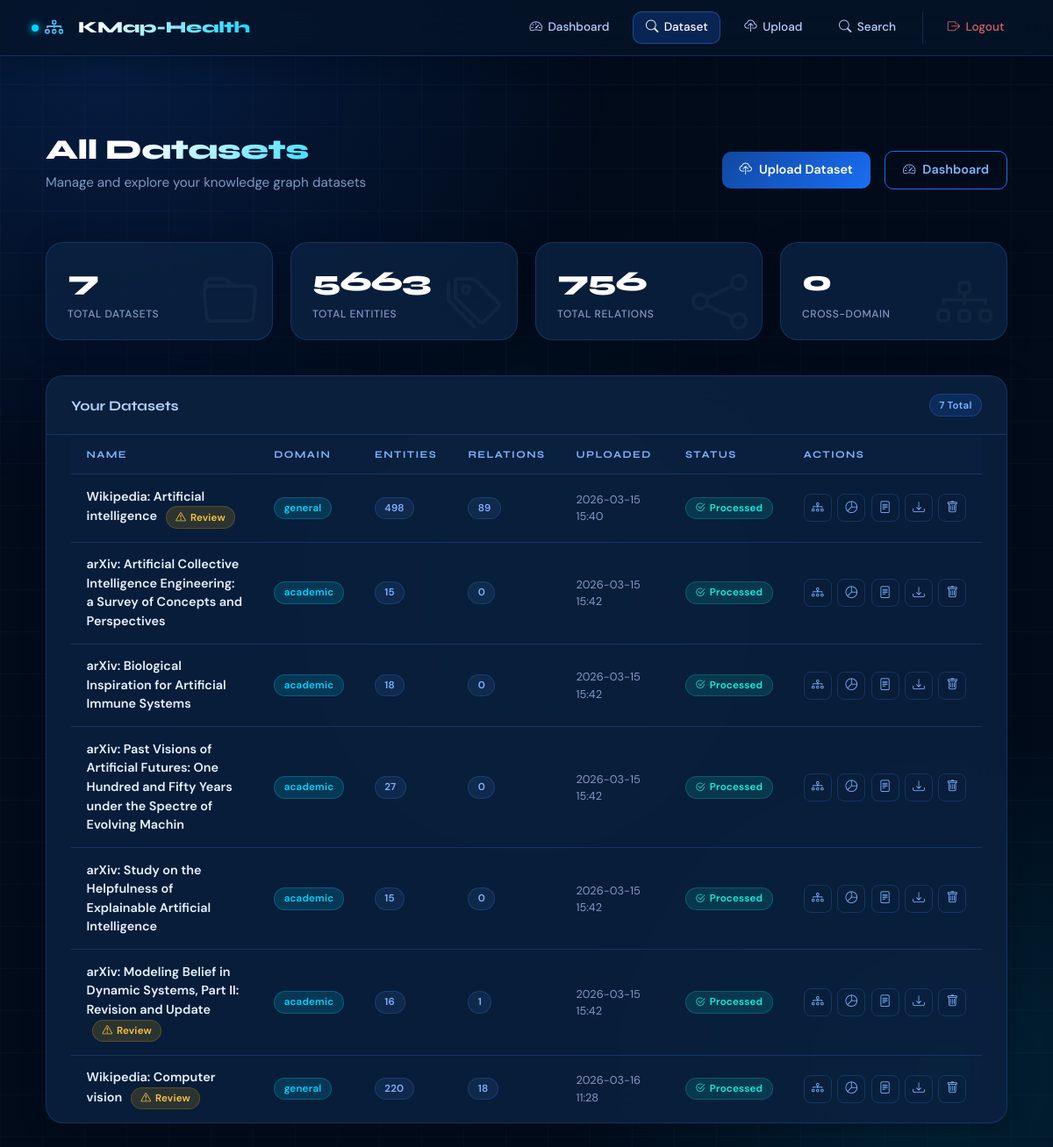
The page /datasets (signed in) on the database as committed earlier.
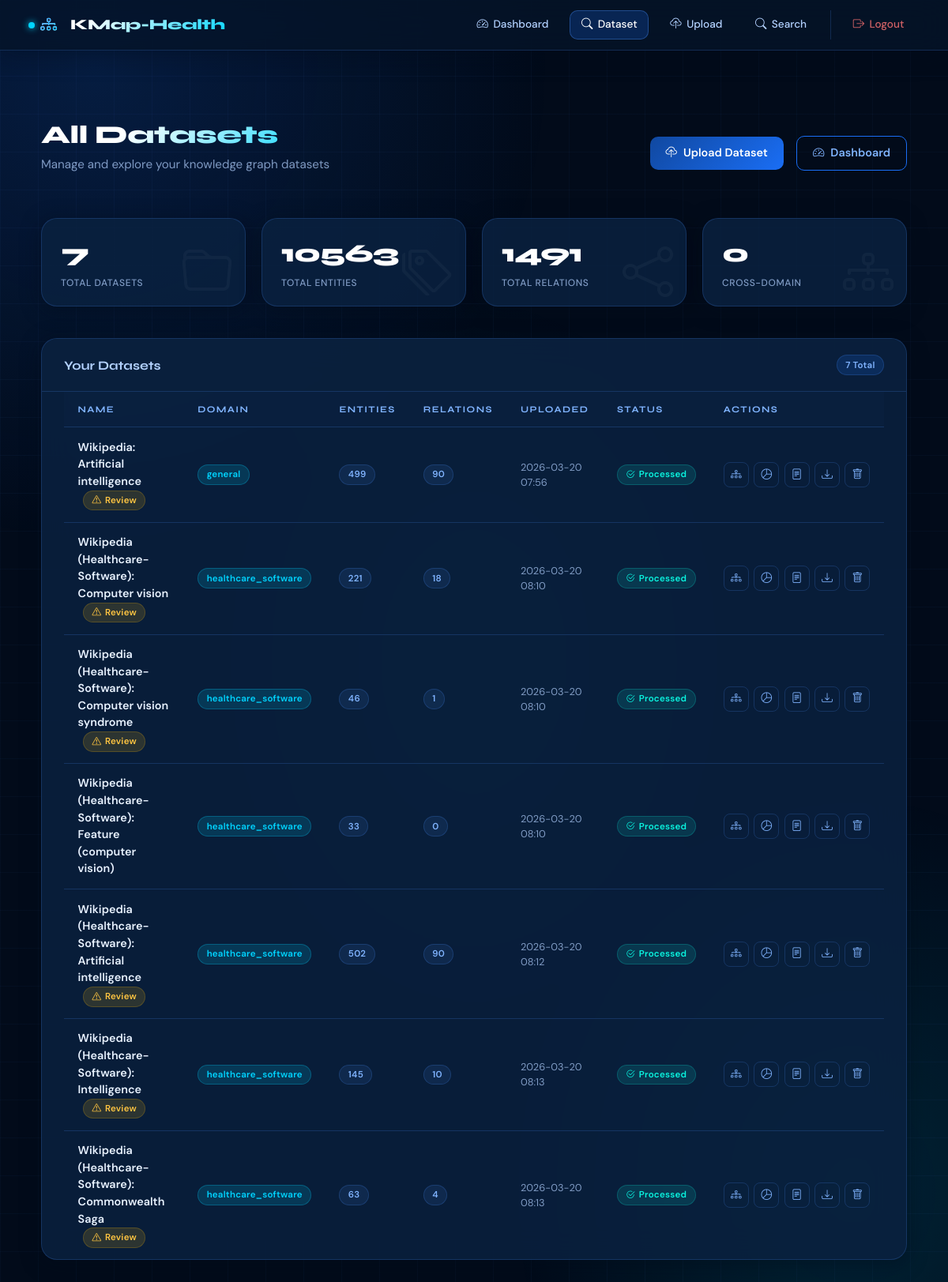
The same page on the database as committed later.
### app.py (models this page shows, shortened)
class Dataset(db.Model):
    __tablename__ = 'datasets'
    id = db.Column(db.Integer, primary_key=True)
    name = db.Column(db.String(200), nullable=False)
    domain = db.Column(db.String(50), nullable=False)
    filename = db.Column(db.String(200), nullable=False)
    user_id = db.Column(db.Integer, db.ForeignKey('users.id'), nullable=False)
    uploaded_at = db.Column(db.DateTime, default=datetime.utcnow)
    processed = db.Column(db.Boolean, default=False)
    source_type = db.Column(db.String(50), default='upload')  # 'upload', 'wikipedia', 'arxiv'
    source_url = db.Column(db.String(500), nullable=True)  # Original source URL
    entities = db.relationship('Entity', backref='dataset', lazy=True, cascade='all, delete-orphan')
    relations = db.relationship('Relation', backref='dataset', lazy=True, cascade='all, delete-orphan')

### app.py (the view)
@app.route('/datasets')
@login_required
def datasets():
    datasets = Dataset.query.filter_by(user_id=current_user.id).all()
    total_entities = db.session.query(db.func.sum(db.func.length(Dataset.entities))).filter(
        Dataset.user_id == current_user.id
    ).scalar() or 0
    total_relations = db.session.query(db.func.sum(db.func.length(Dataset.relations))).filter(
        Dataset.user_id == current_user.id
    ).scalar() or 0
    cross_domain_datasets = Dataset.query.filter(
        Dataset.user_id == current_user.id,
        Dataset.relations.any(Relation.relation_type.in_(['same_as', 'related_to']))
    ).count()
    stats = {
        'total_entities': total_entities,
        'total_relations': total_relations,
        'cross_domain_datasets': cross_domain_datasets
    }
    return render_template('datasets.html', datasets=datasets, stats=stats)

### app.py (called while the page is built)
@login_manager.user_loader
def load_user(user_id):
    return User.query.get(int(user_id))

### templates/datasets.html (shortened to what this page needs)
{% extends "base.html" %}
{% block content %}
<div class="datasets-wrapper">
  <div class="page-header">
    <div>
      <h2>All Datasets</h2>
      <p>Manage and explore your knowledge graph datasets</p>
    </div>
    <div class="header-actions">
      <a href="{{ url_for('upload') }}" class="btn-primary">
        <i class="bi bi-cloud-upload"></i> Upload Dataset
      </a>
      <a href="{{ url_for('dashboard') }}" class="btn-outline">
        <i class="bi bi-speedometer2"></i> Dashboard
      </a>
    </div>
  </div>
  <div class="stats-grid">
    <div class="stat-card">
      <i class="bi bi-folder stat-bg-icon"></i>
      <div class="stat-value">{{ datasets|length }}</div>
      <div class="stat-label">Total Datasets</div>
    </div>
    <div class="stat-card">
      <i class="bi bi-tags stat-bg-icon"></i>
      <div class="stat-value">{{ stats.total_entities|default(0) }}</div>
      <div class="stat-label">Total Entities</div>
    </div>
    <div class="stat-card">
      <i class="bi bi-share stat-bg-icon"></i>
      <div class="stat-value">{{ stats.total_relations|default(0) }}</div>
      <div class="stat-label">Total Relations</div>
    </div>
    <div class="stat-card">
      <i class="bi bi-diagram-3 stat-bg-icon"></i>
      <div class="stat-value">{{ stats.cross_domain_datasets|default(0) }}</div>
      <div class="stat-label">Cross-Domain</div>
    </div>
  </div>
  <div class="glass-card">
    <div class="card-head">
      <h5>Your Datasets</h5>
      <span class="pill pill-blue">{{ datasets|length }} Total</span>
    </div>
    <div class="card-body-inner" style="padding-top:0; padding-bottom:0;">
      {% if datasets %}
      <div class="table-wrapper">
        <table>
          <thead>
            <tr>
              <th>Name</th>
              <th>Domain</th>
              <th>Entities</th>
              <th>Relations</th>
              <th>Uploaded</th>
              <th>Status</th>
              <th>Actions</th>
            </tr>
          </thead>
          <tbody>
            {% for dataset in datasets %}
            <tr>
              <td>
                <div class="dataset-name">
                  {{ dataset.name }}
                  {% if dataset.relations|selectattr('approved', 'equalto', false)|list|length > 0 %}
                  <span class="pill pill-amber" style="margin-left:.4rem;" title="Pending approval">
                    <i class="bi bi-exclamation-triangle"></i> Review
                  </span>
                  {% endif %}
                </div>
              </td>
              <td><span class="pill pill-cyan">{{ dataset.domain }}</span></td>
              <td><span class="pill pill-gray">{{ dataset.entities|length }}</span></td>
              <td>
                <span class="pill pill-gray">{{ dataset.relations|length }}</span>
                {% set cross = dataset.relations|selectattr('relation_type', 'equalto', 'same_as')|list|length %}
              </td>
              <td style="font-size:.8rem; color:var(--text-secondary);">{{ dataset.uploaded_at.strftime('%Y-%m-%d %H:%M') }}</td>
              <td>
                {% if dataset.processed %}
                <span class="pill pill-teal"><i class="bi bi-check2-circle"></i> Processed</span>
                {% else %}
                <span class="processing-pulse"><div class="dot-pulse"></div> Processing</span>
                {% endif %}
              </td>
              <td>
                <div class="action-group">
                  {% if dataset.processed %}
                  <a href="{{ url_for('view_graph', dataset_id=dataset.id) }}" class="icon-btn" title="View Graph">
                    <i class="bi bi-diagram-3"></i>
                  </a>
                  <button class="icon-btn" title="Stats" onclick="showStats({{ dataset.id }})">
                    <i class="bi bi-pie-chart"></i>
                  </button>
                  <a href="{{ url_for('view_original_file', dataset_id=dataset.id) }}" class="icon-btn" title="View Original File" target="_blank">
                    <i class="bi bi-file-text"></i>
                  </a>
                  <a href="{{ url_for('download_original_file', dataset_id=dataset.id) }}" class="icon-btn" title="Download Original File">
                    <i class="bi bi-download"></i>
                  </a>
                  {% endif %}
                  <button class="icon-btn danger" title="Delete" onclick="deleteDataset({{ dataset.id }})">
                    <i class="bi bi-trash"></i>
                  </button>
                </div>
              </td>
            </tr>
            {% endfor %}
          </tbody>
        </table>
      </div>
      {% endif %}
    </div>
  </div>
</div>
{% endblock %}

### templates/base.html (shortened to what this page needs)
<!DOCTYPE html>
<html lang="en">
<head>
    <link href="https://cdn.jsdelivr.net/npm/bootstrap@5.3.0/dist/css/bootstrap.min.css" rel="stylesheet">
    <link rel="stylesheet" href="https://cdn.jsdelivr.net/npm/bootstrap-icons@1.11.0/font/bootstrap-icons.css">
    <link rel="stylesheet" href="{{ url_for('static', filename='css/style.css') }}">
</head>
<body>
    {% if current_user.is_authenticated %}
    <nav class="navbar navbar-expand-lg navbar-dark">
        <div class="container-fluid">
            <a class="navbar-brand" href="{{ url_for('dashboard') }}">
                <i class="bi bi-diagram-3"></i> KMap-Health
            </a>
            <div class="collapse navbar-collapse" id="navbarNav">
                <ul class="navbar-nav ms-auto">
                    <li class="nav-item">
                        <a class="nav-link" href="{{ url_for('dashboard') }}">
                            <i class="bi bi-speedometer2"></i> Dashboard
                        </a>
                    </li>
                    <li class="nav-item">
                        <a class="nav-link" href="{{ url_for('datasets') }}">
                            <i class="bi bi-search"></i> Dataset
                        </a>
                    </li>
                    <li class="nav-item">
                        <a class="nav-link" href="{{ url_for('upload') }}">
                            <i class="bi bi-cloud-upload"></i> Upload
                        </a>
                    </li>
                    <li class="nav-item">
                        <a class="nav-link" href="{{ url_for('search') }}">
                            <i class="bi bi-search"></i> Search
                        </a>
                    </li>
                    <li class="nav-item" style="margin-left:.5rem; padding-left:.5rem; border-left:1px solid var(--border-blue);">
                        <a class="nav-link logout" href="{{ url_for('logout') }}">
                            <i class="bi bi-box-arrow-right"></i> Logout
                        </a>
                    </li>
                </ul>
            </div>
        </div>
    </nav>
    {% endif %}
    <main class="container mt-4">
        {% block content %}{% endblock %}
    </main>
</body>
</html>

### static/css/style.css (style rules this page uses)
body { font-family: 'Segoe UI', Tahoma, Geneva, Verdana, sans-serif; background: linear-gradient(135deg, #f5f7fa 0%, #c3cfe2 100%); min-height: 100vh; margin: 0; padding: 0; }
.navbar { background: var(--gradient-primary) !important; box-shadow: var(--box-shadow); padding: 1rem 2rem; }
.navbar-brand { font-size: 1.5rem; font-weight: 700; letter-spacing: 1px; }
.navbar-brand i { margin-right: 10px; animation: pulse 2s infinite; }
.nav-link { font-weight: 500; transition: all 0.3s ease; margin: 0 5px; border-radius: 5px; }
.btn-primary { background: var(--gradient-primary); color: white; }

### templates/base.html (style rules this page uses)
:root { --blue-950: #020b1a; --blue-900: #051428; --blue-800: #0a2240; --blue-700: #0d3260; --blue-600: #1048a0; --blue-500: #1a6ef5; --blue-400: #4d93ff; --blue-300: #80b4ff; --blue-200: #b3d2ff; --blue-100: #ddeeff; --accent-cyan: #00d4ff; --accent-teal: #0af5e0; --surface-1: rgba(10, 34, 64, 0.85); --border-blue: rgba(77, 147, 255, 0.2); --text-primary: #e8f2ff; --text-secondary: rgba(179, 210, 255, 0.7); --shadow-card: 0 4px 24px rgba(2, 11, 26, 0.5); --nav-height: 64px; }
*, *::before, *::after { box-sizing: border-box; }
html, body { font-family: 'DM Sans', sans-serif; background: var(--blue-950); color: var(--text-primary); min-height: 100vh; overflow-x: hidden; }
body::before { content: ''; position: fixed; inset: 0; background: radial-gradient(ellipse 80% 55% at 8% 4%, rgba(26,110,245,.17) 0%, transparent 60%), radial-gradient(ellipse 55% 50% at 92% 88%, rgba(0,212,255,.12) 0%, transparent 60%), radial-gradient(ellipse 40% 40% at 50% 50%, rgba(10,245,224,.05) 0%, transparent 70%); pointer-events: none; z-index: 0; }
body::after { content: ''; position: fixed; inset: 0; background-image: linear-gradient(rgba(77,147,255,.035) 1px, transparent 1px), linear-gradient(90deg, rgba(77,147,255,.035) 1px, transparent 1px); background-size: 48px 48px; pointer-events: none; z-index: 0; }
.navbar { position: sticky; top: 0; z-index: 1000; height: var(--nav-height); background: rgba(5, 20, 40, 0.82) !important; backdrop-filter: blur(20px) saturate(1.4); -webkit-backdrop-filter: blur(20px) saturate(1.4); border-bottom: 1px solid var(--border-blue); box-shadow: 0 4px 32px rgba(2, 11, 26, 0.45); padding: 0 1.5rem; }
.navbar-brand { font-family: 'Syne', sans-serif; font-size: 1.15rem; font-weight: 800; letter-spacing: -.3px; background: linear-gradient(135deg, #fff 30%, var(--accent-cyan) 100%); -webkit-background-clip: text; -webkit-text-fill-color: transparent; background-clip: text; display: flex; align-items: center; gap: .45rem; text-decoration: none; }
.navbar-brand i { background: linear-gradient(135deg, var(--blue-400), var(--accent-cyan)); -webkit-background-clip: text; -webkit-text-fill-color: transparent; background-clip: text; font-size: 1.3rem; }
.navbar-brand::before { content: ''; display: inline-block; width: 8px; height: 8px; border-radius: 50%; background: var(--accent-cyan); box-shadow: 0 0 8px var(--accent-cyan); flex-shrink: 0; }
.navbar-nav { gap: .15rem; align-items: center; }
.nav-link { font-family: 'DM Sans', sans-serif; font-size: .85rem; font-weight: 500; color: var(--blue-200) !important; padding: .45rem .85rem !important; border-radius: 10px; border: 1px solid transparent; display: flex; align-items: center; gap: .4rem; transition: all .2s ease; white-space: nowrap; }
.nav-link i { font-size: .9rem; }
.nav-link.active { color: #fff !important; background: rgba(26, 110, 245, 0.22); border-color: rgba(77, 147, 255, 0.35); }
.nav-link.logout { color: rgba(248, 113, 113, 0.85) !important; }
.navbar-collapse { background: rgba(5, 20, 40, 0.97); border: 1px solid var(--border-blue); border-radius: 16px; margin-top: .5rem; padding: .75rem 1rem; }
@media (min-width: 992px) { .navbar-collapse { background: transparent !important; border: none !important; border-radius: 0 !important; margin-top: 0 !important; padding: 0 !important; } }
main.container { position: relative; z-index: 1; padding-top: 2rem; padding-bottom: 3rem; max-width: 1400px; }

Rows that differ between the two databases and show on the page:
removed Dataset: name "arXiv: Artificial Collective Intelligence Engineering: a Survey of Concepts and Perspectives", domain "academic", entities|length "15", relations|length "0", uploaded_at "2026-03-15 15:42", processed True (drawn)
removed Dataset: name "arXiv: Biological Inspiration for Artificial Immune Systems", domain "academic", entities|length "18", relations|length "0", uploaded_at "2026-03-15 15:42", processed True (drawn)
removed Dataset: name "arXiv: Past Visions of Artificial Futures: One Hundred and Fifty Years under the Spectre of Evolving Machin", domain "academic", entities|length "27", relations|length "0", uploaded_at "2026-03-15 15:42", processed True (drawn)
removed Dataset: name "arXiv: Study on the Helpfulness of Explainable Artificial Intelligence", domain "academic", entities|length "15", relations|length "0", uploaded_at "2026-03-15 15:42", processed True (drawn)
removed Dataset: name "arXiv: Modeling Belief in Dynamic Systems, Part II: Revision and Update", shows "Review", domain "academic", entities|length "16", relations|length "1", uploaded_at "2026-03-15 15:42", processed True (drawn)
removed Dataset: name "Wikipedia: Computer vision", shows "Review", domain "general", entities|length "220", relations|length "18", uploaded_at "2026-03-16 11:28", processed True (drawn)
changed Dataset "Wikipedia: Artificial intelligence": entities|length "498" → "499"; relations|length "89" → "90"; uploaded_at "2026-03-15 15:40" → "2026-03-20 07:56"
added Dataset: name "Wikipedia (Healthcare-Software): Computer vision", shows "Review", domain "healthcare_software", entities|length "221", relations|length "18", uploaded_at "2026-03-20 08:10", processed True (drawn)
added Dataset: name "Wikipedia (Healthcare-Software): Computer vision syndrome", shows "Review", domain "healthcare_software", entities|length "46", relations|length "1", uploaded_at "2026-03-20 08:10", processed True (drawn)
added Dataset: name "Wikipedia (Healthcare-Software): Feature (computer vision)", domain "healthcare_software", entities|length "33", relations|length "0", uploaded_at "2026-03-20 08:10", processed True (drawn)
added Dataset: name "Wikipedia (Healthcare-Software): Artificial intelligence", shows "Review", domain "healthcare_software", entities|length "502", relations|length "90", uploaded_at "2026-03-20 08:12", processed True (drawn)
added Dataset: name "Wikipedia (Healthcare-Software): Intelligence", shows "Review", domain "healthcare_software", entities|length "145", relations|length "10", uploaded_at "2026-03-20 08:13", processed True (drawn)
added Dataset: name "Wikipedia (Healthcare-Software): Commonwealth Saga", shows "Review", domain "healthcare_software", entities|length "63", relations|length "4", uploaded_at "2026-03-20 08:13", processed True (drawn)
Other text that changed with them:
{{ stats.total_entities|default(0) }}: "5663" → "10563"
{{ stats.total_relations|default(0) }}: "756" → "1491"
